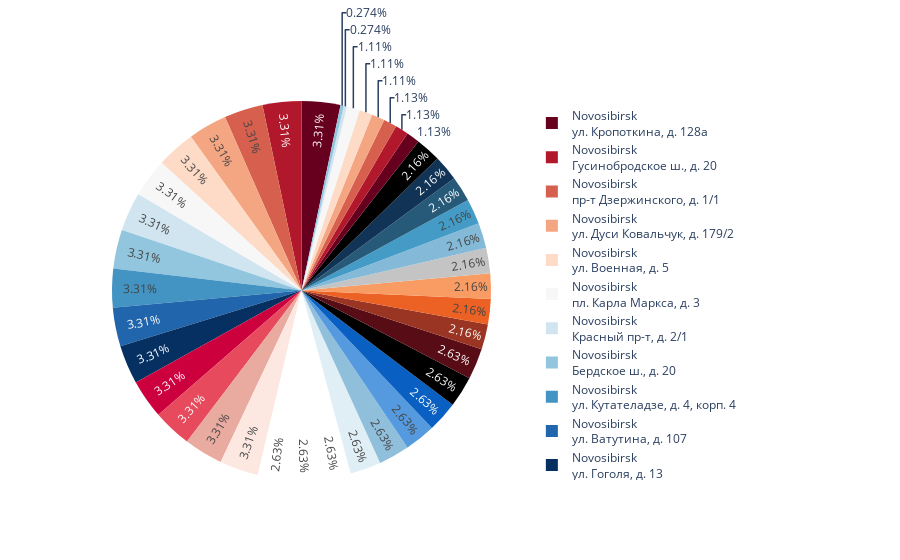

Notebook cell for this chart:
### Code cell
fig = px.pie(demand_personal, values='Col 10', names='Address', color_discrete_sequence=px.colors.sequential.RdBu)
fig.show()

### Figure 1 — Plotly figure (JSON) as saved in the notebook; plotly's stock layout.template omitted (floating-point values rounded to 4 significant figures)
{"data": [{"domain": {"x": [0, 1], "y": [0, 1]}, "hovertemplate": "Address=%{label}<br>Col 10=%{value}<extra></extra>", "labels": ["Achinsk<br>ул. Кравченко, мкр. 1, д. 41А, корп. 1", "Krasnoyarsk<br>ул. Телевизорная, д. 1, стр. 2", "Krasnoyarsk<br>ул. 9 Мая, д. 77", "Krasnoyarsk<br>ул. Партизана Железняка, д. 17", "Novosibirsk<br>ул. Кропоткина, д. 128а", "Novosibirsk<br>Гусинобродское ш., д. 20", "Novosibirsk<br>пр-т Дзержинского, д. 1/1", "Novosibirsk<br>ул. Дуси Ковальчук, д. 179/2", "Novosibirsk<br>ул. Военная, д. 5", "Novosibirsk<br>пл. Карла Маркса, д. 3", "Novosibirsk<br>Красный пр-т, д. 2/1", "Achinsk<br>ул. 5 Июля, д. 11.", "Novosibirsk<br>Бердское ш., д. 20", "Novosibirsk<br>ул. Кутателадзе, д. 4, корп. 4", "Novosibirsk<br>ул. Ватутина, д. 107", "Novosibirsk<br>ул. Гоголя, д. 13", "Novosibirsk<br>ул. Фрунзе, д. 238", "Novosibirsk<br>Красный пр-т, д. 101", "Novosibirsk<br>пл. Карла Маркса, д. 7", "Novosibirsk<br>ул. Шевченко, д. 17/1", "Kemerovo<br>пр-т Ленина, д. 131", "Kemerovo<br>Советский пр-т, д. 25А", "Krasnoyarsk<br>ул. 9 Мая, д. 79", "Kemerovo<br>ул. Гагарина, д.59 А", "Omsk<br>Нефтезаводская ул., д. 28, корп. 4", "Omsk<br>ул. Рождественского, д. 6, корп. 1", "Omsk<br>бульвар Архитекторов, д. 35", "Omsk<br>ул. 70 лет Октября, д. 25, корп. 1", "Omsk<br>ул. 70 лет Октября, д. 19", "Omsk<br>ул. Красный Путь, д. 91", "Omsk<br>ул. 10 лет Октября, д. 92", "Omsk<br>ул. Интернациональная, д. 43", "Tomsk<br>Комсомольский проспект 58/2", "Krasnoyarsk<br>ул. Диктатуры Пролетариата, д. 42", "Tomsk<br>ул. Котовского, д. 19/2", "Tomsk<br>Иркутский тракт, д. 61", "Krasnoyarsk<br>ул. Телевизорная, д. 1", "Krasnoyarsk<br>пр-т им. Газеты Красноярский рабочий, д. 30А, стр. 8", "Krasnoyarsk<br>ул. Мате Залки, д. 5", "Krasnoyarsk<br>пр-т им. Газеты Красноярский Рабочий, д. 144", "Omsk<br>ул. Березовского, д. 19"], "legendgroup": "", "name": "", "showlegend": true, "type": "pie", "values": [5881, 46360, 46360, 46360, 70950, 70950, 70950, 70950, 70950, 70950, 70950, 5881, 70950, 70950, 70950, 70950, 70950, 70950, 70950, 70950, 23854, 23854, 46360, 23854, 56464, 56464, 56464, 56464, 56464, 56464, 56464, 56464, 24275, 46360, 24275, 24275, 46360, 46360, 46360, 46360, 56464]}], "layout": {"legend": {"tracegroupgap": 0}, "margin": {"t": 60}, "piecolorway": ["rgb(103,0,31)", "rgb(178,24,43)", "rgb(214,96,77)", "rgb(244,165,130)", "rgb(253,219,199)", "rgb(247,247,247)", "rgb(209,229,240)", "rgb(146,197,222)", "rgb(67,147,195)", "rgb(33,102,172)", "rgb(5,48,97)"]}}
